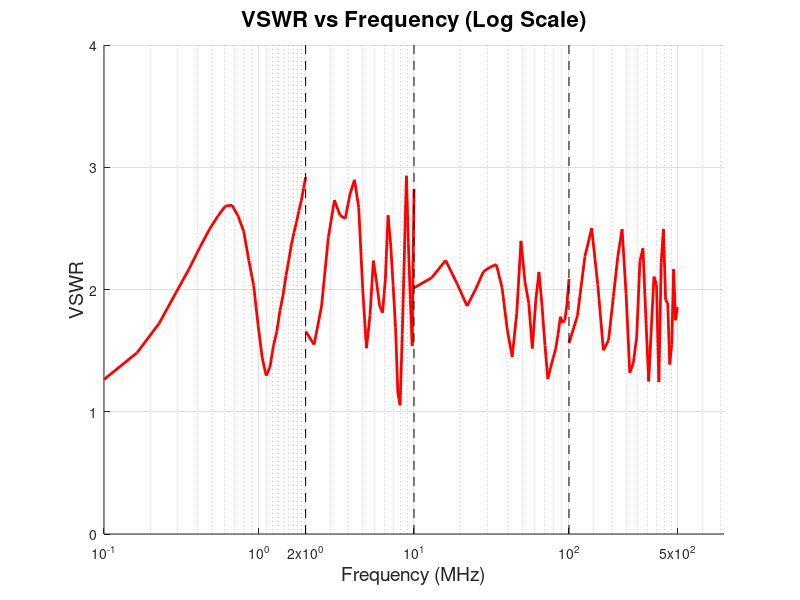

The MATLAB script that drew this image: (Note: this script raises an error after producing the figure.)
clear all; % 清除变量
close all; % 关闭所有图形窗口

% ================= 数据定义部分 (保持不变) =================
% 定义频率范围 (单位: MHz)，每个频段 31 个点
freq1 = linspace(0.1, 2, 31);    % 0.1 MHz - 2 MHz
freq2 = linspace(2, 10, 31);     % 2 MHz - 10 MHz
freq3 = linspace(10, 100, 31);   % 10 MHz - 100 MHz
freq4 = linspace(100, 500, 31);  % 100 MHz - 500 MHz

% VSWR 数据
vswr1 = [1.26385, 1.482955, 1.722178, 1.970569, 2.166246, 2.349007, 2.494598, 2.601435, 2.682448, 2.689694, 2.599927, 2.476647, 2.236035, 2.032894, 1.708079, 1.438492, 1.294778, 1.366207, 1.540693, 1.658469, 1.830465, 1.954776, 2.113924, 2.241546, 2.370952, 2.468817, 2.55345, 2.646071, 2.724549, 2.824293, 2.919405]; 
vswr2 = [1.65787, 1.549182, 1.864467, 2.424533, 2.730922, 2.606025, 2.580217, 2.782195, 2.897398, 2.668826, 2.004513, 1.519828, 1.787221, 2.236025, 2.062919, 1.866415, 1.809755, 2.084598, 2.607169, 2.371804, 2.035009, 1.690736, 1.152978, 1.053794, 1.632985, 2.290203, 2.930295, 2.374656, 1.918456, 1.539356, 2.822421];
vswr3 = [2.01307, 2.096219, 2.238116, 2.045494, 1.86505, 2.003116, 2.145289, 2.183521, 2.204338, 2.013568, 1.668077, 1.449351, 1.805697, 2.398201, 2.062615, 1.888164, 1.517362, 1.905149, 2.144142, 1.864327, 1.541972, 1.267953, 1.358752, 1.439125, 1.513738, 1.634489, 1.777509, 1.727114, 1.747362, 1.881667, 2.086011]; 
vswr4 = [1.561061, 1.785545, 2.27034, 2.501236, 2.039799, 1.502563, 1.585851, 1.942485, 2.273378, 2.493312, 1.968797, 1.317736, 1.399056, 1.610937, 2.231061, 2.336821, 1.758687, 1.248243, 1.693898, 2.105569, 2.041592, 1.242935, 2.222071, 2.495432, 1.914501, 1.889385, 1.386963, 1.551795, 2.167955, 1.74802, 1.855453];

% ================= 绘图核心修改部分 =================

figure('Name', 'VSWR vs Frequency (Log Scale)', 'NumberTitle', 'off');
hold on; 

% 1. 使用 semilogx 直接绘制真实频率数据
% 注意：不再使用 x1, x2 等人工映射，直接用 freq1, freq2
plot(freq1, vswr1, 'r-', 'LineWidth', 2, 'DisplayName', 'VSWR'); 
plot(freq2, vswr2, 'r-', 'LineWidth', 2, 'HandleVisibility', 'off'); 
plot(freq3, vswr3, 'r-', 'LineWidth', 2, 'HandleVisibility', 'off'); 
plot(freq4, vswr4, 'r-', 'LineWidth', 2, 'HandleVisibility', 'off'); 

% 2. 关键步骤：将 X 轴设置为对数坐标
set(gca, 'XScale', 'log');

% 3. 添加频段分界线 (虚线)
% 位置必须改为真实的频率值：2, 10, 100
line([2 2], [0 5], 'Color', 'k', 'LineStyle', '--', 'DisplayName', '2 MHz Boundary');
line([10 10], [0 5], 'Color', 'k', 'LineStyle', '--', 'DisplayName', '10 MHz Boundary');
line([100 100], [0 5], 'Color', 'k', 'LineStyle', '--', 'DisplayName', '100 MHz Boundary');

% ================= 图像装饰部分 =================
title('VSWR vs Frequency (Log Scale)', 'FontSize', 16);
xlabel('Frequency (MHz)', 'FontSize', 14);
ylabel('VSWR', 'FontSize', 14);
grid on;
ylim([0 4]); % 调整 Y 轴范围以适应数据

% 4. 设置横轴刻度
% 由于是对数坐标，我们需要明确指定想要显示的刻度点，否则 MATLAB 会默认只显示 10^n
target_ticks = [0.1, 1, 2, 10, 100, 500];
xticks(target_ticks); 
% 将刻度转换为字符串显示，避免 0.1 显示为 10^-1 这种科学计数法（可选）
xticklabels(string(target_ticks)); 

xlim([0.1 500]); % 强制 X 轴范围
set(gca, 'FontSize', 12); 
legend('show', 'FontSize', 12, 'Location', 'best'); 
set(gcf, 'Position', [100, 100, 800, 400]);

hold off;
